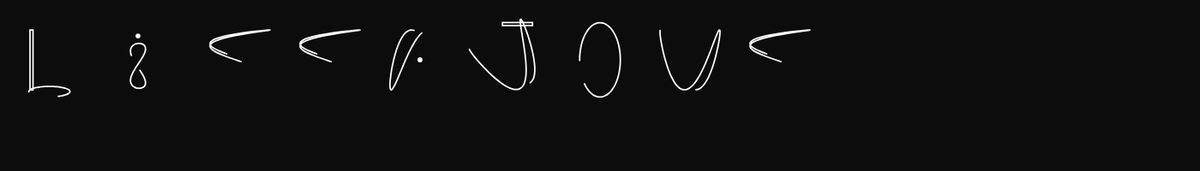
Frame 1 (no input)
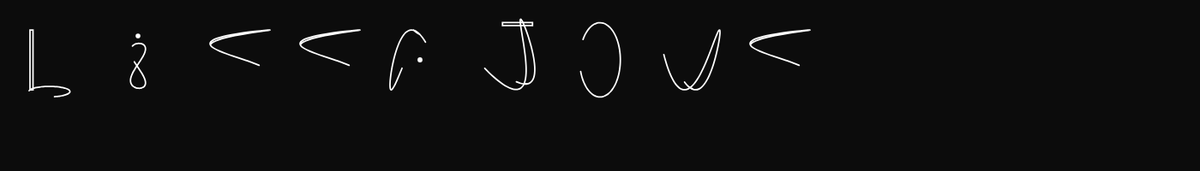
Frame 60 (no input)
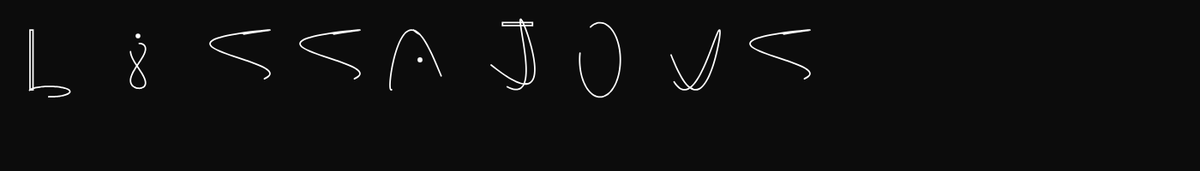
Frame 120 (the mouse pressed at the canvas centre since frame 60)

The p5.js sketch that drew these frames (run headless with seeded random() and noise() and a simulated clock; from frame 60 on, the mouse is pressed at the canvas centre):

// p5.js sketch
// ── sketch.js


let s=50
let alphabet=[]

function setup() {
  createCanvas(1400, 200);
  alphabet.push(new letterL(100, 100))
  alphabet.push(new letterI(230, 110))
  alphabet.push(new letterS(400, 100))
  alphabet.push(new letterSS(550, 100))
  alphabet.push(new letterA(700, 100))
	alphabet.push(new letterJ(850, 100))
	alphabet.push(new letterO(1000, 100))
	alphabet.push(new letterU(1150, 100))
	alphabet.push(new letterS(1300, 100))
}

function draw() {
  scale(0.7)
  background(12)
	
	for(letters of alphabet){
		letters.update();
		letters.display();
	}

}

class letterA{
	constructor (x, y){
		this.x=x
		this.y=y
		this.points= []
		this.mover=0
		let a=2;
    let b=1
  for(let i=0; i<=6.5; i+=.1){
  let xer = sin(i) * s
  let yer= sin(a*i+b) * s
    var aPoint= {x: xer, y: yer}
    this.points.push(aPoint)
  }
	}
	update(){
		this.mover+=1
	}
	
	display(){
		stroke(255)
 strokeWeight(s/20)
  noFill()
  push()
  translate(this.x, this.y)
  rotate(PI)
  beginShape()
  for(let i=0; i<this.points.length/2; i++){
  curveVertex(this.points[(this.mover+i)%this.points.length].x, this.points[(this.mover+i)%this.points.length].y)
  }
  endShape();
  noFill()
  strokeWeight(s/6)
  point(0, 0)
  pop()
	}	
}


class letterI {
	constructor (x, y){
		this.x=x
		this.y=y
		this.points= []
		this.mover=0
		let a=2;
    let b=3
  for(let i=0; i<=6.4; i+=.1){
  let xer = sin(i) * (s *0.75)
  let yer= sin(a*(i)+b) * (s*0.25)
    var cPoint= {x: xer, y: yer}
    this.points.push(cPoint)
  }
	}
	update(){
		this.mover+=1
	}
	
	display(){
		stroke(255)
 strokeWeight(s/20)
  noFill()
  push()
  translate(this.x, this.y)
  rotate(HALF_PI)
		push()
	//scale(0.75, 0.25)
  beginShape()
  for(let i=0; i<this.points.length*0.9; i++){
  curveVertex(this.points[(this.mover+i)%this.points.length].x, this.points[(this.mover+i)%this.points.length].y)
  }
  endShape();
	pop()
		fill(255)
	ellipse(-s, 0, s/9)
  pop()
	}	
}

class letterJ {
	constructor (x, y){
		this.x=x
		this.y=y
		this.points= []
		this.mover=0
		let a=2;
    let b=1.2
  for(let i=0; i<=6.4; i+=.1){
  let xer = sin(i) * s
  let yer= sin(a*(i)+b) * s
    var cPoint= {x: xer, y: yer}
    this.points.push(cPoint)
  }
	}
	update(){
		this.mover+=1
	}
	
	display(){
		stroke(255)
 strokeWeight(s/20)
  noFill()
  push()
  translate(this.x, this.y)
  
		push()
		rotate(-PI/6)
		//scale(0.8, 0.5)
  beginShape()
  for(let i=0; i<this.points.length*0.75; i++){
  curveVertex(this.points[(this.mover+i)%this.points.length].x, this.points[(this.mover+i)%this.points.length].y)
  }
  endShape();
	pop()
		noFill()
	rect(-s/4, -s*1.25, s, s/10)
  pop()
	}	
}

class letterL{
	
	constructor(x, y){
		this.x=x
		this.y=y
		this.points= []
		this.mover=0
		let a=1;
    let b=1/2
  for(let i=0; i<=6; i+=.1){
  let xer = sin(i) * s/2
  let yer= sin(a*(i)+b) * s/2
    var bPoint= {x: xer, y: yer}
    this.points.push(bPoint)	
	}
	}
 update(){
		this.mover+=1
	}
	
display(){
		stroke(255)
 strokeWeight(s/20)
  noFill()
  push()
  translate(this.x, this.y)
	push()
  rotate(-QUARTER_PI)
	push()
	translate(-s, s/2)
  beginShape()
  for(let i=0; i<this.points.length*0.75; i++){
  curveVertex(this.points[(this.mover+i)%this.points.length].x, this.points[(this.mover+i)%this.points.length].y)
  }
  endShape();
	pop()
	pop()
	noFill()
	rect(-s, -s, s/10, s*2)
	noFill()
  pop()
	}	
}

class letterO{
	constructor (x, y){
		this.x=x
		this.y=y
		this.points= []
		this.mover=0
		let a=1;
    let b=1
  for(let i=0; i<=6.4; i+=.1){
  let xer = sin(i) * s
  let yer= sin(a*(i)+b) * s
    var cPoint= {x: xer, y: yer}
    this.points.push(cPoint)
  }
	}
	update(){
		this.mover+=1
	}
	
	display(){
		stroke(255)
 strokeWeight(s/20)
  noFill()
  push()
  translate(this.x, this.y)
	rotate(QUARTER_PI)
  beginShape()
  for(let i=0; i<this.points.length*0.9; i++){
  curveVertex(this.points[(this.mover+i)%this.points.length].x, this.points[(this.mover+i)%this.points.length].y)
  }
  endShape();
  pop()
	}	
}

class letterS{
	constructor (x, y){
		this.x=x
		this.y=y
		this.points= []
		this.mover=0
		let a=3;
    let b=3
  for(let i=0; i<=6.4; i+=.1){
  let xer = sin(i) * s
  let yer= sin(a*(i)+b) * s
    var cPoint= {x: xer, y: yer}
    this.points.push(cPoint)
  }
	}
	update(){
		this.mover+=1
	}
	
	display(){
		stroke(255)
 strokeWeight(s/20)
  noFill()
  push()
  translate(this.x, this.y)
  rotate(-HALF_PI)
  beginShape()
  for(let i=0; i<this.points.length*0.5; i++){
  curveVertex(this.points[(this.mover+i)%this.points.length].x, this.points[(this.mover+i)%this.points.length].y)
  }
  endShape();
  pop()
	}	
}

class letterSS{
	constructor (x, y){
		this.x=x
		this.y=y
		this.points= []
		this.mover=0
		let a=3;
    let b=3
  for(let i=0; i<=6.4; i+=.1){
  let xer = sin(i) * s
  let yer= sin(a*(i)+b) * s
    var cPoint= {x: xer, y: yer}
    this.points.push(cPoint)
  }
	}
	update(){
		this.mover+=1
	}
	
	display(){
		stroke(255)
 strokeWeight(s/20)
  noFill()
  push()
  translate(this.x, this.y)
  rotate(-HALF_PI)
  beginShape()
  for(let i=0; i<this.points.length*0.5; i++){
  curveVertex(this.points[(this.mover+i)%this.points.length].x, this.points[(this.mover+i)%this.points.length].y)
  }
  endShape();
  pop()
	}	
}

class letterU {
	constructor (x, y){
		this.x=x
		this.y=y
		this.points= []
		this.mover=0
		let a=2;
    let b=1.2
  for(let i=0; i<=6.4; i+=.1){
  let xer = sin(i) * s
  let yer= sin(a*(i)+b) * s
    var cPoint= {x: xer, y: yer}
    this.points.push(cPoint)
  }
	}
	update(){
		this.mover+=1
	}
	
	display(){
		stroke(255)
 strokeWeight(s/20)
  noFill()
  push()
  translate(this.x, this.y)
  beginShape()
  for(let i=0; i<this.points.length*0.75; i++){
  curveVertex(this.points[(this.mover+i)%this.points.length].x, this.points[(this.mover+i)%this.points.length].y)
  }
  endShape();
	//noFill ()
	//rect(s, -s, s/5, s*2)
  pop()
	}	
}
